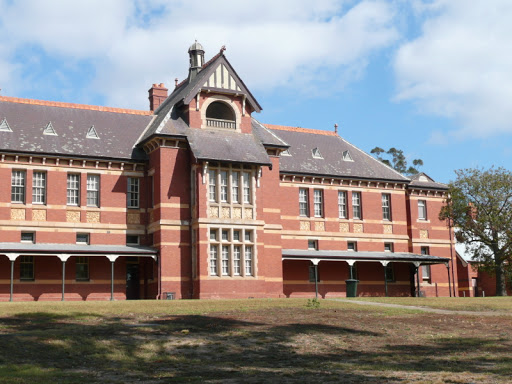
#> input picture Image stiching/sample_school_1.jpg, 512 x 384 px, found by its file name
$ python panaroma.py
#> lines starting #> are read from the running program, lines starting #| are printed output that depends on the picture

import cv2
import numpy as np
import imutils

#function for return keypoints and features of an image
def detectkps_describefeatures(img):
    img=cv2.cvtColor(img,cv2.COLOR_BGR2GRAY)
    sift_descriptor=cv2.xfeatures2d.SIFT_create()
    (kps,features)=sift_descriptor.detectAndCompute(img,None)
    kps = np.float32([kp.pt for kp in kps])
    return (kps,features)

#function for matching descriptors between two image
def match_descriptors(featuresA,featuresB,reprojThresh,ratio,kpsA,kpsB):
    sift_matcher=cv2.DescriptorMatcher_create("BruteForce")
    rawMatches=sift_matcher.knnMatch(featuresA,featuresB,2)
    matches=[]

    for m in rawMatches:
        if len(m) == 2 and m[0].distance < m[1].distance * ratio:
            matches.append((m[0].trainIdx, m[0].queryIdx))

    if len(matches) > 4:
        ptsA = np.float32([kpsA[i] for (_, i) in matches])
        ptsB = np.float32([kpsB[i] for (i ,_) in matches])

        (H, status) = cv2.findHomography(ptsA, ptsB, cv2.RANSAC,reprojThresh)

        return (matches, H, status)

    return None


im1=cv2.imread('D:\Vision Challenge\Image stiching\sample_school_1.jpg')
#> im1 is the input picture: shape (384, 512, 3); mean B, G, R 138.6, 139.9, 145.8
im2=cv2.imread('D:\Vision Challenge\Image stiching\sample_school_2.jpg')
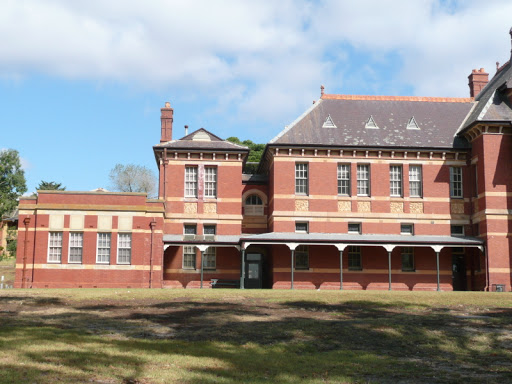
#> input picture Image stiching/sample_school_2.jpg, 512 x 384 px, found by its file name
#> im2 is the input picture: shape (384, 512, 3); mean B, G, R 142.7, 146.1, 151.1

#detect keypoints for first image
(kpsA,featuresA)=detectkps_describefeatures(im1)
#> in detectkps_describefeatures, `img=cv2.cvtColor(img,cv2.COLOR_BGR2GRAY)`:
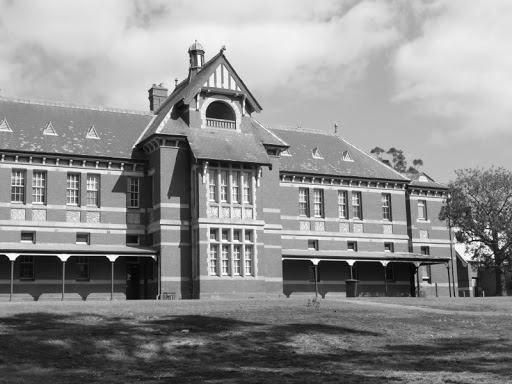
#> img: shape (384, 512); min 0, max 255, mean 141.5
#> in detectkps_describefeatures, `(kps,features)=sift_descriptor.detectAndCompute(img,None)`: kps = 1645 keypoints; strongest (x, y, size): (351, 262, 3.9), (112, 258, 4.7), (64, 257, 5.1), (12, 257, 5.1)
#> in detectkps_describefeatures, `kps = np.float32([kp.pt for kp in kps])`: kps = 1645 pairs, first value 2.56 to 509.1, second value 7.96 to 380.7
#> kpsA has the same summary as kps in detectkps_describefeatures
(kpsB,featuresB)=detectkps_describefeatures(im2)
#> in detectkps_describefeatures (call 2), `img=cv2.cvtColor(img,cv2.COLOR_BGR2GRAY)`:
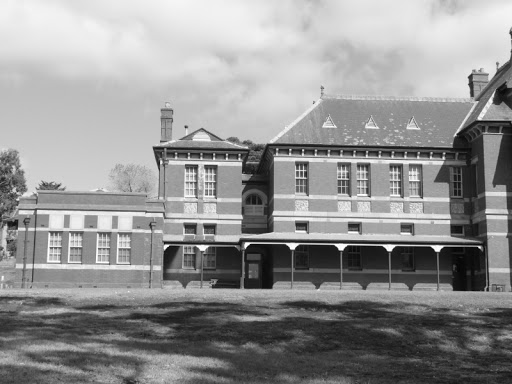
#> img: shape (384, 512); min 0, max 255, mean 147.2
#> in detectkps_describefeatures (call 2), `(kps,features)=sift_descriptor.detectAndCompute(img,None)`: kps = 1464 keypoints; strongest (x, y, size): (437, 248, 4.8), (341, 247, 4.9), (389, 248, 4.9), (292, 246, 4.8)
#> in detectkps_describefeatures (call 2), `kps = np.float32([kp.pt for kp in kps])`: kps = 1464 pairs, first value 2.66 to 508.3, second value 31.12 to 381.1
#> kpsB has the same summary as kps in detectkps_describefeatures

#calculate matches
(matches,H,status)=match_descriptors(featuresA,featuresB,4,0.75,kpsA,kpsB)
#> in match_descriptors, `rawMatches=sift_matcher.knnMatch(featuresA,featuresB,2)`: rawMatches = 1645 matches
#> after the loop in match_descriptors, `for m in rawMatches:`: matches = 323 pairs, first value 215 to 1459, second value 6 to 1396
#> in match_descriptors, `ptsA = np.float32([kpsA[i] for (_, i) in matches])`: ptsA = 323 pairs, first value 7.66 to 429.5, second value 56.53 to 377.1
#> in match_descriptors, `ptsB = np.float32([kpsB[i] for (i ,_) in matches])`: ptsB = 323 pairs, first value 70.1 to 507.6, second value 65.99 to 369.3
#> in match_descriptors, `(H, status) = cv2.findHomography(ptsA, ptsB, cv2.RANSAC,reprojThresh)`: H = [[0.742, 0.0319, 319.3], [-0.121, 0.938, 4.46], [-0.000493, -2.52e-05, 1]]; status = 323 values, max 1 at index 0, min 0 at index 1, mean 0.728

#perform warp transform
result=cv2.warpPerspective(im1,H,(im1.shape[1]+im2.shape[1],im1.shape[0]))
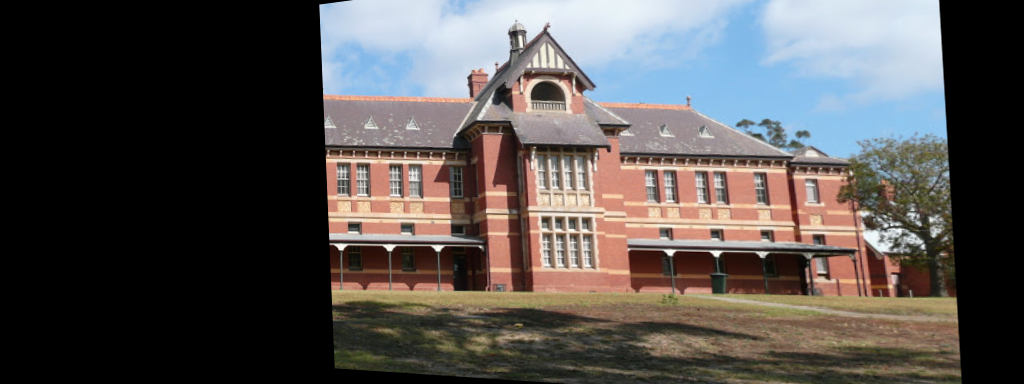
#> result: shape (384, 1024, 3); mean B, G, R 80.2, 81.7, 85.9
result[0:im2.shape[0], 0:im2.shape[1]] = im2
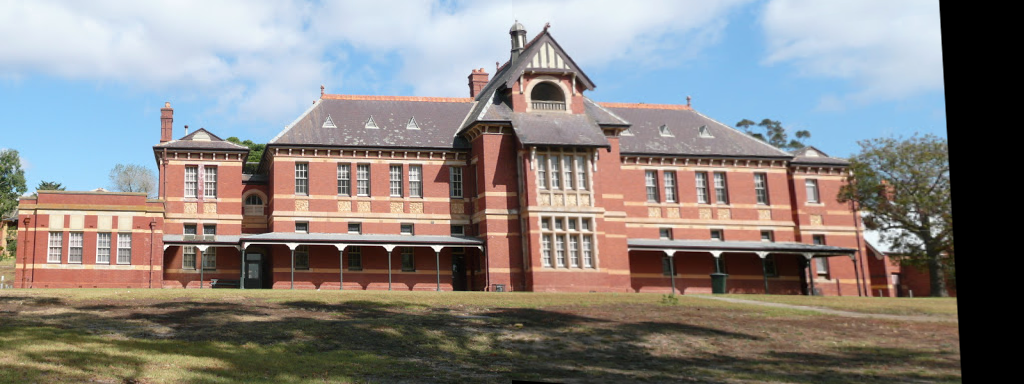
#> result: shape (384, 1024, 3); mean B, G, R 129.9, 132.4, 137.2

# Draw first 10 matches.
#img3 = cv2.drawMatches(im1,kpsA,im2,kpsB,matches[:10],flags=2)

cv2.imshow('Stiched Image',result)
cv2.waitKey(0)
cv2.destroyAllWindows


#cv2.imshow('First image',im1)
#cv2.waitKey(0)
#cv2.destroyAllWindows
